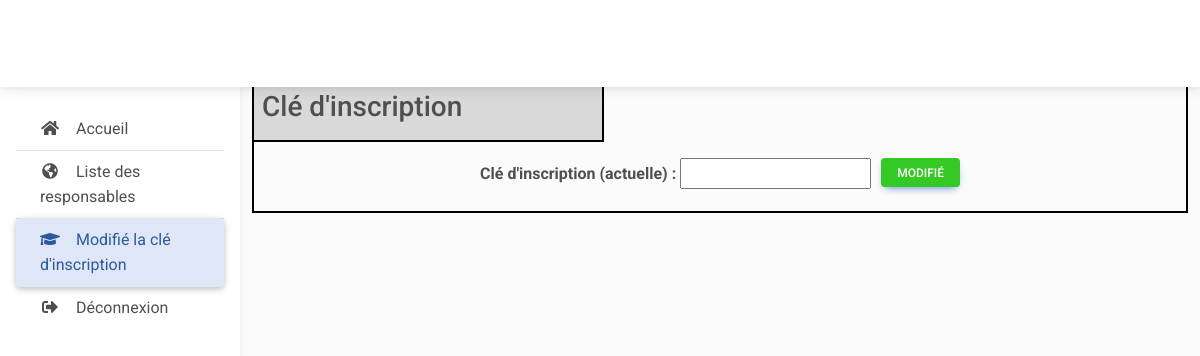
The page /Page-web/admin/modifie-cle-inscription.php on the database as committed earlier.
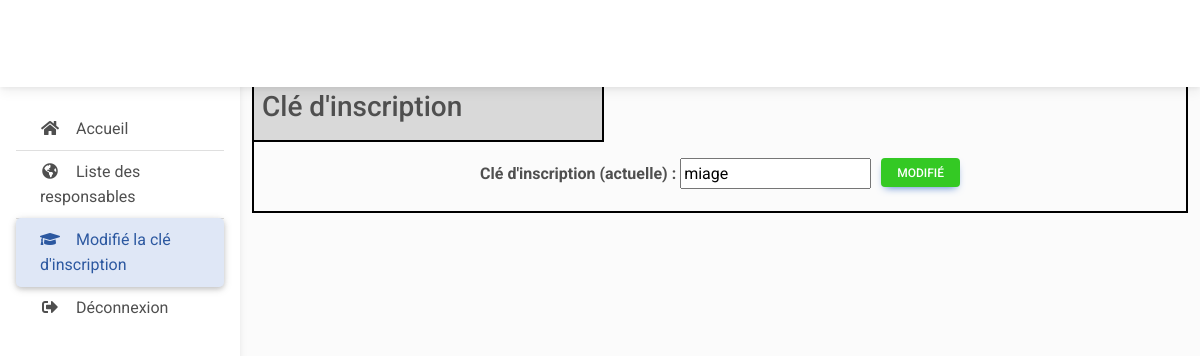
The same page on the database as committed later.
### Page-web/admin/modifie-cle-inscription.php (the view, shortened to what this page needs)
<?php
include("../config.php");
$conn = new mysqli($HOST, $LOGINBDD, $PASSBDD, $BDD);
$sql_select = "SELECT * FROM `cle-inscription`";
$result = $conn->query($sql_select);
if ($result && $result->num_rows > 0) {
    $row = $result->fetch_assoc();
    $cle = $row['cle'];
} else {
    $cle = "";
}
?>
<!DOCTYPE html>
<html lang="fr">
<head>
    <link rel="stylesheet" href="https://use.fontawesome.com/releases/v5.11.2/css/all.css" />
    <link rel="stylesheet" href="../css/mdb.min.css" />
    <link rel="stylesheet" href="../css/style.css" />
</head>
<body>
    <header>
        <nav id="sidebarMenu" class="collapse d-lg-block sidebar collapse bg-white">
            <div class="position-sticky">
                <div class="list-group list-group-flush mx-3 mt-4">
                    <a href="accueil-admin.html" class="list-group-item list-group-item-action py-2 ripple" aria-current="true">
                        <i class="fas fa-home fa-fw me-3"></i><span>Accueil</span>
                    </a>
                    <a href="liste-responsable.php" class="list-group-item list-group-item-action py-2 ">
                        <i class="fas fa-globe-americas fa-fw me-3"></i><span>Liste des responsables</span>
                    </a>
                    <a href="modifie-cle-inscription.php" class="list-group-item list-group-item-action py-2 ripple active">
                        <i class="fas fa-graduation-cap fa-fw me-3"></i><span>Modifié la clé d'inscription</span>
                    </a>
                    <a href="../controleur_deco.php" class="list-group-item list-group-item-action py-2 ripple">
                        <i class="fas fa-sign-out-alt fa-fw me-3"></i><span>Déconnexion</span>
                    </a>
                </div>
            </div>
        </nav>
        <nav id="main-navbar" class="navbar navbar-expand-lg navbar-light bg-white fixed-top">
            <div class="container-fluid">
                <a class="navbar-brand" href="#">
                </a>
            </div>
        </nav>
    </header>
    <main style="margin-top: 58px">
        <div class="container pt-4" style="border-color: black; border-radius: 10px;">
            <form action="mise-a-jour-cle-inscription.php" method="post" enctype="multipart/form-data">
            <div class="d-flex flex-column mb-3" style="border-right: 2px solid black; border-bottom: 2px solid black;border-left: 2px solid black;">
            <b>
            <div class="p-2" style="border-right: 2px solid black;border-bottom: 2px solid black; background-color: #d9d9d9; width: 350px;"><h3>Clé d'inscription</h3></div>
            <div class="d-flex justify-content-evenly">
              <div class="p-2">
                    <div class="p-2">
                        <label for="">Clé d'inscription (actuelle) :</label>
                        <input type="text" id="cle" name="cle" value="<?php echo $cle; ?>"/>
                        <button class="btn btn-primary btn-sm mb-3 float-end" type="submit" style="background-color: rgb(52 , 201 , 36); margin-left:10px;"
                        id="" onclick="">Modifié</button>
                    </div>
                </div>
            </form>
        </div>
    </main>
</body>
</html>

### Page-web/css/style.css (style rules this page uses)
body { background-color: #fbfbfb; }
@media (min-width: 991.98px) { main { padding-left: 240px; } }
.sidebar { position: fixed; top: 0; bottom: 0; left: 0; padding: 58px 0 0; box-shadow: 0 2px 5px 0 rgb(0 0 0 / 5%), 0 2px 10px 0 rgb(0 0 0 / 5%); width: 240px; z-index: 600; }
.sidebar .active { border-radius: 5px; box-shadow: 0 2px 5px 0 rgb(0 0 0 / 16%), 0 2px 10px 0 rgb(0 0 0 / 12%); }

Rows that differ between the two databases and show on the page:
added cle-inscription: cle "miage"
